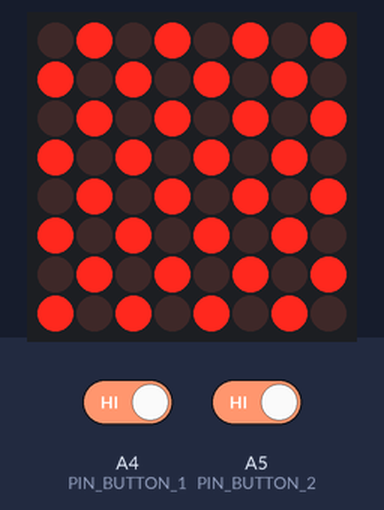
A sketch run on a simulated Arduino Uno, built with avr-gcc and run on an emulated ATmega328P. Shown: 8×8 LED matrix. Wiring (inferred from the names in the program): LED matrix (orientation assumed): rows A0, pin 12, A2, pin 13, pin 5, A3, pin 7, pin 2; columns pin 9, pin 8, pin 4, A1, pin 3, pin 10, pin 11, pin 6. The inputs (shaded band) are chosen by the test bench; at power-on: A4 (PIN_BUTTON_1) HIGH, A5 (PIN_BUTTON_2) HIGH. Random numbers use the default seed unless the sketch sets one.

Above: at 1.2 s.
1.3 s: A4 (PIN_BUTTON_1) driven LOW and A5 (PIN_BUTTON_2) driven LOW
At 2.84 s:
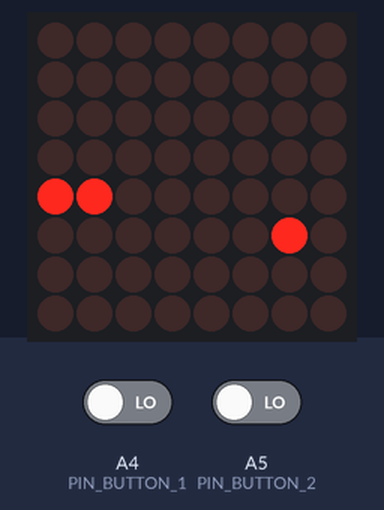
3.3 s: A4 (PIN_BUTTON_1) driven HIGH
At 3.72 s:
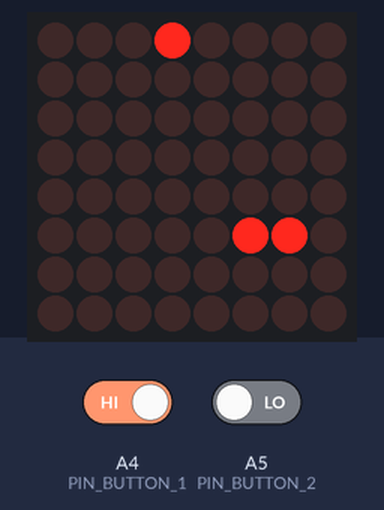
5.3 s: A5 (PIN_BUTTON_2) driven HIGH
At 5.9 s:
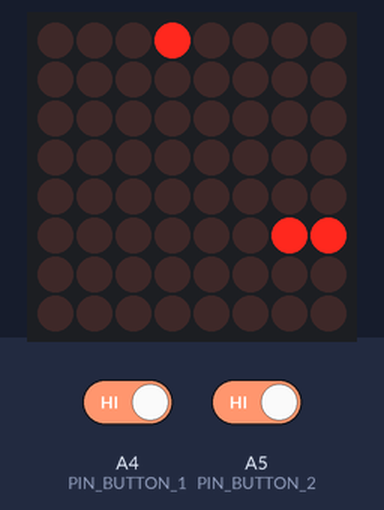
6.9 s: A4 (PIN_BUTTON_1) driven LOW and A5 (PIN_BUTTON_2) driven LOW
At 8.36 s:
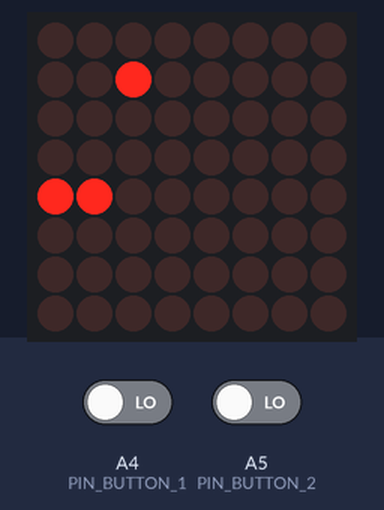
9.0 s: A4 (PIN_BUTTON_1) driven HIGH
At 9.26 s:
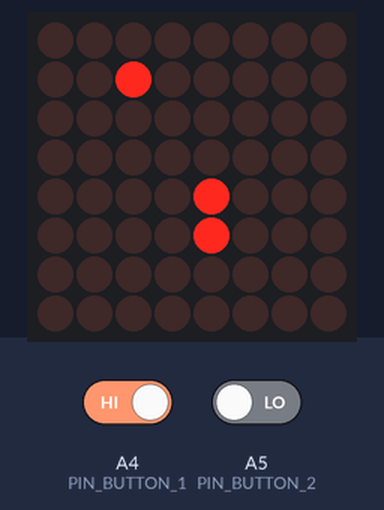
11.2 s: A5 (PIN_BUTTON_2) driven HIGH
At 12.7 s:
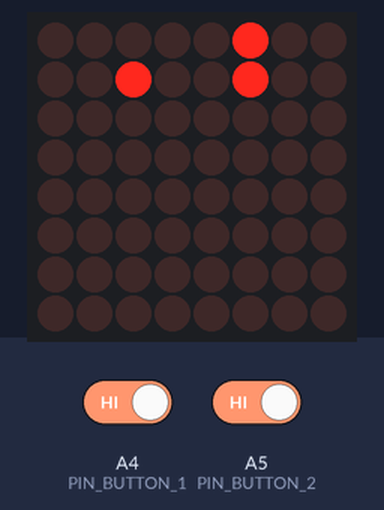
Timing chart, 0 to 14.2 s (numbered marks = the images above; inputs shaded):
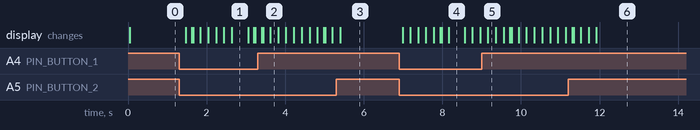

The sketch:

snake.ino
```cpp
const byte PINS_ROW[8] = {A0, 12, A2, 13, 5, A3, 7, 2};
const byte PINS_COL[8] = {9, 8, 4, A1, 3, 10, 11, 6};
const byte PIN_BUTTON_1 = A4, PIN_BUTTON_2 = A5;

class Game{

private:

  class Snake{

  private:

    void setDirection(int isPushedButton1, int isPushedButton2){
      this->direction += isPushedButton1&&isPushedButton2 ? 0 : (isPushedButton1 ? -1 : (isPushedButton2 ? 1 : 0));
      this->direction = this->direction==0 ? 4 : (this->direction==5 ? 1 : this->direction);
    }

    void arrangeNextPos(){
      byte headX = this->pos[0][0], headY = this->pos[0][1];
      switch(this->direction){
        case 1: headX += 1; break;
        case 2: headY -= 1; break;
        case 3: headX -= 1; break;
        case 4: headY += 1; break;
      }
      this->nextPos[0][0] = headX; this->nextPos[0][1] = headY;
      for(byte i=0; i<this->length-1; i++){
        for(byte j=0; j<2; j++) this->nextPos[i+1][j] = this->pos[i][j];
      }
    }

    bool willEat(byte appleX, byte appleY){
      return appleX==this->nextPos[0][0]&&appleY==this->nextPos[0][1];
    }

    bool willCrushWalls(){
      byte headX = this->nextPos[0][0], headY = this->nextPos[0][1];
      if(headX<0||headX>7||headY<0||headY>7) return true;
      return false;
    }

    bool willCrushTail(){
      byte headX = this->nextPos[0][0], headY = this->nextPos[0][1];
      for(byte i=1; i<63; i++){
        if(headX==this->nextPos[i][0]&&headY==this->nextPos[i][1]) return true;
      }
      return false;
    }

    void move(){
      for(byte i=0; i<64; i++){
        this->pos[i][0] = this->nextPos[i][0];
        this->pos[i][1] = this->nextPos[i][1];
      }
    }

    byte direction;  // 1-4, 0-270 degrees
    byte length;
    byte nextPos[64][2];

  public:

    void update(int isPushedButton1, int isPushedButton2, byte appleX, byte appleY){
      this->setDirection(isPushedButton1, isPushedButton2);
      this->arrangeNextPos();
      if(this->willEat(appleX, appleY)){
        this->nextPos[this->length][0] = this->pos[this->length-1][0];
        this->nextPos[this->length][1] = this->pos[this->length-1][1];
        this->hasEaten = true;
        this->length++;
      }
      if(this->willCrushWalls()||this->willCrushTail()){
        this->hasCrushed = true;
      }
      else{
        this->move();
      }
    }

    void resetValues(){
      this->direction = 2; this->length = 2;
      this->hasCrushed = false; this->hasEaten = false;
      for(byte i=0; i<64; i++){
        this->pos[i][0] = 8; this->pos[i][1] = 8;
        this->nextPos[i][0] = 8; this->nextPos[i][1] = 8;
      }
      this->pos[0][0] = 3; this->pos[0][1] = 6;
      this->pos[1][0] = 3; this->pos[1][1] = 7;
    }

    bool hasCrushed;
    bool hasEaten;
    byte pos[64][2];  // head to tail, empty ones are {8, 8}

  };

  class Apple{

  private:

    bool onSnake(byte snakePos[64][2]){
      for(byte i=0; i<64; i++){
        if(snakePos[i][0]==8) return false;
        if(this->pos[0]==snakePos[i][0]&&this->pos[1]==snakePos[i][1]) return true;
      }
    }

  public:

    void setPos(byte snakePos[64][2]){
      do{
        for(byte i=0; i<2; i++){
          randomSeed(micros());
          this->pos[i] = random(0, 8);
        }
      } while(this->onSnake(snakePos));
    }

    byte pos[2];

  };

  Snake snake;
  Apple apple;

  void update(){
    for(byte x=0; x<8; x++){
      for(byte y=0; y<8; y++) this->state[x][y] = 0;
    }
    for(byte i=0; i<64; i++){
      this->state[this->snake.pos[i][0]][this->snake.pos[i][1]] = 1;
    }
    this->state[this->apple.pos[0]][this->apple.pos[1]] = 1;
  }

  void resetValues(){
    this->snake.resetValues();
    this->apple.setPos(this->snake.pos);
  }

  bool running = false;
  const byte FTW = 12;  // frames to wait
  long int totalFrames = 0;

public:

  Game(){
    for(byte i=0; i<8; i++){
      for(byte j=0; j<8; j++){
        this->state[i][j] = i%2==j%2 ? 1 : 0;
      }
    }
  }

  void iterate(int isPushedButton1, int isPushedButton2){
    if(this->totalFrames % this->FTW == 0){
      if(this->running){
        this->snake.update(isPushedButton1, isPushedButton2, this->apple.pos[0], this->apple.pos[1]);
        if(this->snake.hasCrushed) this->running = false;
        if(this->snake.hasEaten){
          this->apple.setPos(this->snake.pos);
          this->snake.hasEaten = false;
        }
        this->update();
      }
      else if(isPushedButton1 && isPushedButton2){
        this->resetValues();
        this->running = true;
        this->update();
      }
    }
    this->totalFrames++;
  }

  byte state[8][8];

};

Game game;

void setup() {

  pinMode(PIN_BUTTON_1, INPUT_PULLUP);
  pinMode(PIN_BUTTON_2, INPUT_PULLUP);

  for(byte i=0; i<8; i++){
    pinMode(PINS_ROW[i], OUTPUT);
    pinMode(PINS_COL[i], OUTPUT);
    digitalWrite(PINS_COL[i], HIGH);
  }

}

void loop() {

  game.iterate(!digitalRead(PIN_BUTTON_1), !digitalRead(PIN_BUTTON_2));
  displayMatrix(game.state);

}

void displayMatrix(byte state[8][8]) {

  for(byte r=0; r<8; r++){
    digitalWrite(PINS_ROW[r], HIGH);
    for(byte c=0; c<8; c++){
      const byte pixelState = state[7-r][c];  // vertical
      digitalWrite(PINS_COL[c], !pixelState);
      delayMicroseconds(250);
      if(pixelState) digitalWrite(PINS_COL[c], HIGH);
    }
    digitalWrite(PINS_ROW[r], LOW);
  }

}
```

Measured:
- after the input at 1.3 s, the display: first changes after 0.17 s (image 1 shows a later state)
- after the input at 6.9 s, the display: first changes after 0.09 s (image 4 shows a later state)
- what the display in image 1 shows lasts 0.5 s, from 2.6 s to 3.1 s
